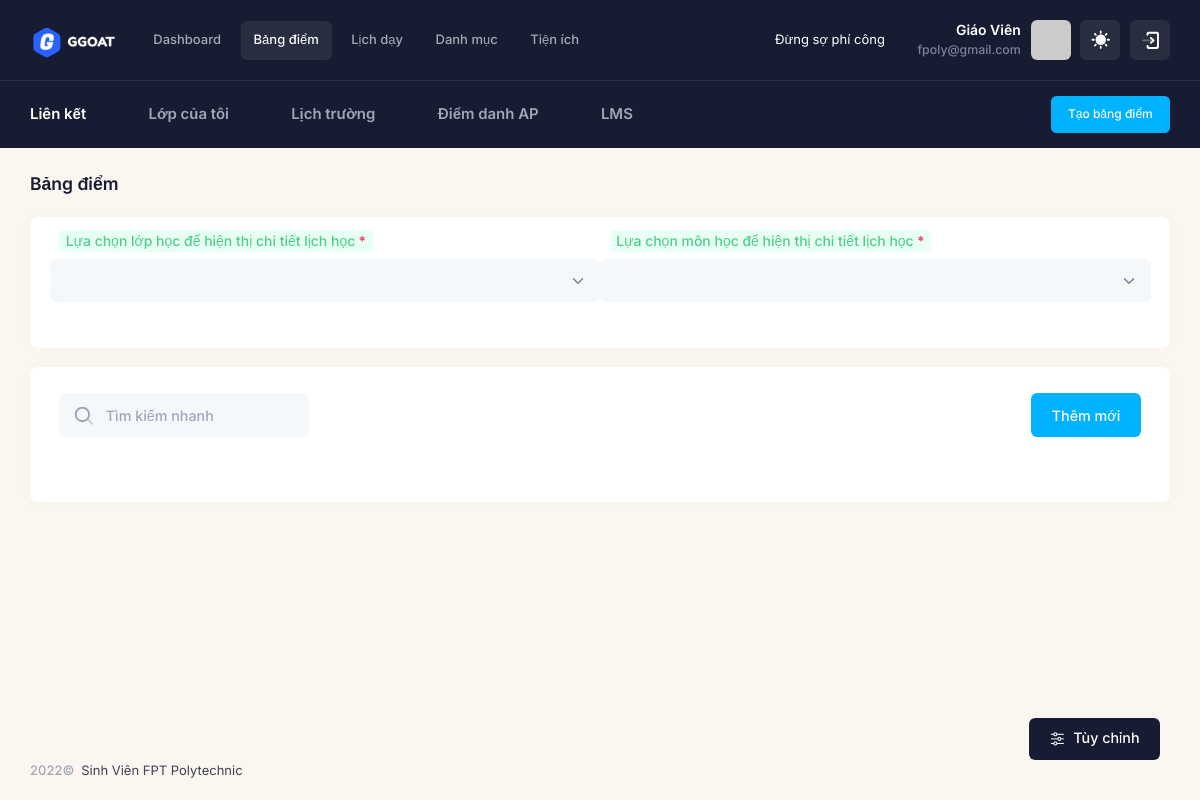
/bang-diem (signed in), run on the app's committed database.
### tables this page shows
CREATE TABLE `teachers` (
  `id_teacher` int(11) NOT NULL,
  `name` varchar(225) NOT NULL,
  `email` varchar(225) NOT NULL,
  `password` text NOT NULL,
  `register_date` datetime DEFAULT NULL,
  `code_donate` text NOT NULL,
  `id_coso` int(11) DEFAULT NULL COMMENT 'cơ sở đang dạy',
  `status` enum('1','2') NOT NULL DEFAULT '2',
  `data` longtext DEFAULT NULL COMMENT 'tất cả dữ liệu quản lý của giáo viên'
);

CREATE TABLE `lien_ket` (
  `id_lienket` int(11) NOT NULL,
  `ten` varchar(225) NOT NULL,
  `url` text NOT NULL,
  `mo_ta` text DEFAULT NULL,
  `id_teacher` int(11) NOT NULL
);

### app/controllers/Teacher.php (called while the page is built, shortened)
<?php
class Teacher extends  Controller
{
  public $data = array();
  public $model_home;
  public function __construct()
  {
    $this->model_home = $this->model('TeacherModel');
    $this->data['type'] = 'teacher';
    $this->data['page_parent'] = 'teacher';
    $this->data['page_target'] = 'teacher';
    $this->data = array_merge($this->data, $this->model_home->data);
  }
  public function bang_diem()
  {
    $this->model_home->bang_diem();
    $this->data['content'] = 'teacher/bang_diem';
    $this->data['page_title'] = 'Bảng điểm';
    $this->data['page_target'] = 'bang-diem';
    $this->data = array_merge($this->data, $this->model_home->data);
    $this->render('layouts/teacher', $this->data);
  }
}

### index.php (called while the page is built, shortened)
<?php
require_once 'bootstrap.php';
$myApp = new App();

### bootstrap.php (called while the page is built, shortened)
<?php
if (!empty($_SERVER['HTTPS']) && $_SERVER['HTTPS'] == 'on') {
  $web_root = 'https://' . $_SERVER['HTTP_HOST'];
} else {
  $web_root = 'http://' . $_SERVER['HTTP_HOST'];
}
$folder = str_replace(strtolower($_SERVER['DOCUMENT_ROOT']), '', strtolower(__DIR__));
$base_url = $web_root . $folder . '/';
function BASE_URL($url)
{
  global $base_url;
  return $base_url . $url;
}
if (!empty($_SERVER['PATH_INFO'])) {
  $url = $_SERVER['PATH_INFO'];
} else {
  $url = '/';
}
$route = array_filter(explode('/', $url));
$route  = array_values($route);
function route($index)
{
  global $route;
  if (isset($route[$index])) {
    return $route[$index];
  } else {
    return false;
  }
}
require_once  'core/Database.php';
$DB = new Database;
require_once  'core/Controller.php';

### core/Database.php (called while the page is built, shortened)
<?php
class Database
{
  private $conn;
  function connect()
  {
    if (!$this->conn) {
      try {
        $this->conn = mysqli_connect(
          $_ENV['DB_HOST'],
          $_ENV['DB_USERNAME'],
          $_ENV['DB_PASSWORD'],
          $_ENV['DB_DATABASE'],
          $_ENV['DB_PORT']
        );
        mysqli_query($this->conn, "set names 'utf8'");
      } catch (Exception $e) {
        error('503');
        die();
      }
    }
  }
  function getInfoTeacher($data)
  {
    if (isset($_SESSION['email'])) {
      $row = $this->conn->query(
        "SELECT * FROM `teachers`INNER JOIN `co_so` on co_so.id_coso = teachers.id_coso WHERE `email` = '" . $_SESSION['email'] . "' "
      )->fetch_array();
      if ($row) {
        return $row[$data];
      }
      return false;
    }
    return false;
  }
  function get_list($sql)
  {
    $result = mysqli_query($this->conn, $sql);
    $return = array();
    while ($row = mysqli_fetch_assoc($result)) {
      $return[] = $row;
    }
    return $return;
  }
}

### app/models/TeacherModel.php (called while the page is built, shortened)
<?php
class TeacherModel extends Model
{
    public function __construct()
    {
        $this->data = [
            'hoc_ky' => $this->get_list("SELECT * FROM  `hoc_ky`
            WHERE id_teacher  = '" . $this->getInfoTeacher('id_teacher') . "'
            order by case
            when ten_hocky LIKE '%spring%' then 1
            when ten_hocky LIKE '%summer%'  then 2
            when ten_hocky LIKE '%fall%'  then 3
            end
            , reverse(reverse(ten_hocky) + 0) + 0 DESC"),
            'khoa' =>
            $this->get_list(
                "SELECT * FROM `khoa` WHERE id_teacher = '" . $this->getInfoTeacher('id_teacher') . "'  ORDER BY ten_khoa DESC"
            ),
            'mon_hoc' =>
            $this->get_list(
                "SELECT * FROM `mon_hoc` WHERE id_teacher = '" . $this->getInfoTeacher('id_teacher') . "' ORDER BY id_mon DESC"
            ),
            'loai_lop' =>
            $this->get_list(
                "SELECT * FROM `loai_lop` WHERE  id_teacher = '" . $this->getInfoTeacher('id_teacher') . "' ORDER BY id_loai DESC"
            ),
            'lien_ket' =>
            $this->get_list(
                "SELECT * FROM `lien_ket` WHERE id_teacher = '" . $this->getInfoTeacher('id_teacher') . "'  ORDER BY id_lienket DESC limit 5"
            ),
        ];
    }
}

### app/views/layouts/teacher.php (the view, shortened to what this page needs)
<?php require_once 'app/views/include/head.php';
?>
<div class="d-flex  flex-column flex-root app-root" id="kt_app_root">
  <div class="app-page flex-column flex-column-fluid" id="kt_app_page">
    <?php require_once 'app/views/include/teacher/header.php'; ?>
    <div class="app-wrapper flex-column flex-row-fluid" id="kt_app_wrapper">
      <div class="app-container container-xxl d-flex flex-row flex-column-fluid" id="app-container">
        <div class="app-main flex-column flex-row-fluid" id="kt_app_main">
          <div class="d-flex flex-column flex-column-fluid">
            <div id="kt_app_toolbar" class="app-toolbar py-3 py-lg-6">
              <div class="d-flex flex-grow-1 flex-stack flex-wrap gap-2 mb-n10" id="kt_toolbar">
                <div class="page-title d-flex flex-column justify-content-center flex-wrap me-3">
                  <h1 class="page-heading d-flex text-dark fw-bold fs-3 flex-column justify-content-center my-0"><?= $this->data['page_title'] ?></h1>
                </div>
              </div>
            </div>
            <div id="kt_app_content" class="app-content flex-column-fluid">
            </div>
          </div>
          <div id="kt_app_footer" class="app-footer align-items-center justify-content-center justify-content-md-between flex-column flex-md-row py-3 py-lg-6">
            <div class="text-dark order-2 order-md-1">
              <span class="text-muted fw-semibold me-1">2022©</span>
              <a href="javascript:void(0)" target="_blank" class="text-gray-800 text-hover-primary">Sinh Viên FPT Polytechnic</a>
            </div>
          </div>
        </div>
      </div>
    </div>
  </div>
</div>
<?php require_once 'app/views/include/teacher/widget.php'; ?>
<?php require_once 'app/views/include/end.php'; ?>

### app/views/include/teacher/header.php (shortened to what this page needs)
<?php
global $DB;
?>
<div id="kt_app_header" class="app-header">
  <div class="app-header-primary" data-kt-sticky="true" data-kt-sticky-name="app-header-primary-sticky" data-kt-sticky-offset="{default: 'false', lg: '300px'}">
    <div class="app-container container-xxl d-flex align-items-stretch justify-content-between">
      <div class="d-flex flex-grow-1 flex-lg-grow-0">
        <div class="d-flex align-items-center me-7" id="kt_app_header_logo_wrapper">
          <a href="" class="d-flex align-items-center">
            <img alt="Logo" src="<?= BASE_URL('assets/media/logos/logo.png') ?>" class="h-35px" />
          </a>
        </div>
        <div class="app-header-menu app-header-mobile-drawer align-items-stretch" data-kt-drawer="true" data-kt-drawer-name="app-header-menu" data-kt-drawer-activate="{default: true, lg: false}" data-kt-drawer-overlay="true" data-kt-drawer-width="250px" data-kt-drawer-direction="start" data-kt-drawer-toggle="#kt_app_header_menu_toggle" data-kt-swapper="true" data-kt-swapper-mode="{default: 'append', lg: 'prepend'}" data-kt-swapper-parent="{default: '#kt_app_body', lg: '#kt_app_header_wrapper'}">
          <div class="menu menu-rounded menu-active-bg menu-state-primary menu-column menu-lg-row menu-title-gray-700 menu-icon-gray-500 menu-arrow-gray-500 menu-bullet-gray-500 my-5 my-lg-0 align-items-stretch fw-semibold px-2 px-lg-0" id="kt_app_header_menu" data-kt-menu="true">
            <?php
            $menu = [
              [
                'name' => 'Dashboard',
                'path' => 'dashboard',
              ],
              [
                'name' => 'Bảng điểm',
                'path' => 'bang-diem',
              ],
              [
                'name' => 'Lịch dạy',
                'path' => 'lich-day',
              ],
              [
                'name' => 'Danh mục',
                'path' => 'danh-muc',
                'sub' => [
                  [
                    'name' => 'Khóa học',
                    'path' => 'khoa-hoc',
                  ],
                  [
                    'name' => 'Học kỳ',
                    'path' => 'hoc-ky',
                  ],
                  [
                    'name' => 'Môn học',
                    'path' => 'mon-hoc',
                  ],
                  [
                    'name' => 'Loại lớp',
                    'path' => 'loai-lop',
                  ],
                  [
                    'name' => 'Loại điểm',
                    'path' => 'loai-diem',
                  ],
                ]
              ],
              [
                'name' => 'Tiện ích',
                'path' => 'tien-ich',
                'sub' => [
                  [
                    'name' => 'Liên kết',
                    'path' => 'lien-ket',
                  ],
                  [
                    'name' => 'Thành ngữ',
                    'path' => 'thanh-ngu',
                  ],
                ]
              ],
            ];
            ?>
            <?php
            foreach ($menu as $item) {
              extract($item); ?>
              <div <?= isset($sub) ? 'data-kt-menu-trigger="{' . "default: 'click'" . " ,lg:'hover'" . '}"' : '' ?> data-kt-menu-placement="bottom-start" class="menu-item <?= (route(0) == $path) || ((route(0) == '' && $path == 'dashboard')) ? 'here show' : false ?>" menu-lg-down-accordion menu-sub-lg-down-indention me-0 me-lg-2">
                <?php
                if (!isset($sub)) { ?>
                  <a class="menu-link py-3" href="<?= BASE_URL($path) ?>"><?= $name ?></a>
                <?php } else { ?>
                  <span class="menu-link py-3">
                    <span class="menu-title">
                      <?= $name ?>
                    </span>
                  <?php } ?>
                  </span>
              </div>
            <?php } ?>
          </div>
        </div>
      </div>
      <div class="app-navbar flex-shrink-0">
        <div class="app-navbar-item ms-3" id="kt_header_user_menu_toggle">
          <div class="text-white mx-5 px-5">
            <marquee>
              <?= isset($this->data['thanh_ngu']['noi_dung']) ?  $this->data['thanh_ngu']['noi_dung'] : 'Đừng sợ phí công' ?>
            </marquee>
          </div>
          <div class="text-end d-none d-sm-flex flex-column justify-content-center me-3">
            <a href="" class="text-white text-hover-primary fs-6 fw-bold">Giáo Viên</a>
            <span class="text-gray-600 fs-7 fw-semibold d-block"><?= $DB->getInfoTeacher('email') ?></span>
          </div>
          <div class="cursor-pointer symbol symbol-35px symbol-md-40px" data-kt-menu-trigger="{default: 'click', lg: 'hover'}" data-kt-menu-attach="parent" data-kt-menu-placement="bottom-end">
            <img src="https://ui-avatars.com/api/?name=<?= $DB->getInfoTeacher('email') ?>" alt="user" />
          </div>
        </div>
        <div class="app-navbar-item ms-3">
          <a href="#" class="btn btn-icon btn-icon-white btn-active-color-primary btn-custom w-35px h-35px w-md-40px h-md-40px" data-kt-menu-trigger="{default:'click', lg: 'hover'}" data-kt-menu-attach="parent" data-kt-menu-placement="bottom-end">
            <span class="svg-icon theme-light-show svg-icon-2">
            </span>
          </a>
        </div>
        <div class="app-navbar-item ms-3">
          <a href="<?= BASE_URL('auth/logout') ?>" class="btn btn-icon btn-icon-white btn-active-color-primary btn-custom w-35px h-35px w-md-40px h-md-40px">
            <span class="svg-icon svg-icon-1">
            </span>
          </a>
        </div>
      </div>
    </div>
  </div>
  <div class="app-header-secondary">
    <div class="app-container container-xxl d-flex align-items-stretch">
      <div class="w-100 d-flex flex-stack">
        <div class="d-flex flex-stack me-5">
          <span class="text-white fw-bold fs-5 me-3 me-lg-6">Liên kết</span>
          <div class="d-flex gap-1 gap-lg-2">
            <?php
            if (!empty($this->data['lien_ket'])) {
              $lien_ket = $this->data['lien_ket'];
              foreach ($lien_ket as $item) {
                extract($item);
            ?>
                <a href="<?= $url ?>" target="_blank" class="custom-link rounded px-lg-4 py-lg-2 d-flex flex-center">
                  <span class="d-none d-lg-inline text-muted fw-bold text-hover-primary fs-5 ps-3"><?= $ten ?></span>
                </a>
            <?php }
            } ?>
          </div>
        </div>
        <a href="" class="btn btn-sm btn-primary py-3" data-bs-toggle="modal" data-bs-target="#kt_modal_create_app">Tạo bảng điểm</span></a>
      </div>
    </div>
  </div>
</div>

### data on the page
teachers: email "fpoly@gmail.com"
lien_ket: ten "Lớp của tôi"
lien_ket: ten "Lịch trường"
lien_ket: ten "Điểm danh AP"
lien_ket: ten "LMS"

### other printed values
$name "Dashboard"
$name "Bảng điểm"
$name "Lịch dạy"
$name "Danh mục"
$name "Tiện ích"
$this->data['page_title'] "Bảng điểm"
